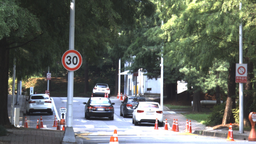
#> input picture skku_0.png, 256 x 144 px, shrunk from 1280 x 720 before the run
$ python two_scale.py
#> lines starting #> are read from the running program, lines starting #| are printed output that depends on the picture

from cv2 import destroyAllWindows, destroyWindow
import numpy as np
import matplotlib.pyplot as plt
import random
import math as m
import cv2 as cv

template = cv.imread("skku_0.png", 0)
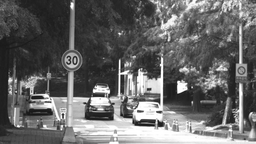
#> template: shape (144, 256); min 17, max 255, mean 102.7
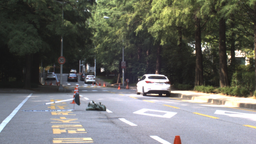
#> input picture skku_1.png, 256 x 144 px, shrunk from 1280 x 720 before the run
np.set_printoptions(suppress=True)
#function for genetic algorithm
def population_init(size_of_population, shape = np.shape(template)):
    #create first resident
    #individual : [scale_percent_x, scale_percent_y]
    population = np.array([[random.uniform(2, 100), random.uniform(2, 100)]], dtype = float)
    #must use loop to create random residents
    for i in range(size_of_population - 1):
        scale_percent_x = random.uniform(2, 100)
        scale_percent_y = random.uniform(2, 100)
        population = np.append(population, np.array([[scale_percent_x, scale_percent_y]]), axis=0)
    return population

def compute_fitness(individual, population_size, template = cv.imread("skku_0.png", 0), img = cv.imread("skku_1.png", 0)):
    #input: individual: 1 x 1
    #dim: height x width
    dim = (int(m.ceil(template.shape[1] * individual[0] / 100)), int(m.ceil(template.shape[0] * individual[1] / 100)))
    similarity_map = cv.matchTemplate(img, cv.resize(template, dim, interpolation=cv.INTER_AREA) , cv.TM_CCOEFF_NORMED)
    minVal, maxVal, minLoc, maxLoc = cv.minMaxLoc(similarity_map)
    return maxLoc, maxVal

def binary_selection(population, population_size):
    random_numbers = np.array([(random.randint(0,population_size-1), random.randint(0,population_size-1)) for _ in range(population_size)])
    population_new = np.zeros(np.shape(population), dtype=float)
    for i in range(population_size):
        a = population[random_numbers[i,0],:]
        b = population[random_numbers[i,1],:]
        if (a[-1] > b[-1]):
            population_new[i] = a
        elif (b[-1] > a[-1]):
            population_new[i] = b
        else:
            population_new[i] = a
    return population_new

def crossover(individual1, individual2, crossover_rate = 0.9, chromosome_length = 2):
    in1_new = individual1.copy()
    in2_new = individual2.copy()
    for i in range(chromosome_length):
        rand_num = random.uniform(0,1)
        if (rand_num < crossover_rate):
            in1_new[i] = individual2[i]
            in2_new[i] = individual1[i]
    return in1_new, in2_new

def mutation(population, size_of_population, mutation_rate = 0.05, chromosome_length = 2):
    for i in range(size_of_population):
        for j in range(chromosome_length):
            a = random.uniform(0,1)
            if (a < mutation_rate):
                population[i,j] = random.uniform(2,100)
    return population

def create_new_population(population, generation, size_of_population, chromosome_length = 2, template = cv.imread("skku_0.png", 0), img = cv.imread("skku_1.png", 0)):
    population_fitness_score = np.zeros((size_of_population, 3), dtype = float)
    for i in range(size_of_population):
        (location, score) = compute_fitness(population[i], size_of_population)
        population_fitness_score[i] = np.array([[location[0], location[1], score]])
    population = np.column_stack([population, population_fitness_score])
    #population: 2d array [scale_percent_x, scale_percent_y, x, y, score]
    selected_population = binary_selection(population, size_of_population)
    #selected_population : 2d array [scale_percent_x, scale_percent_y, x, y, score]
    #take the best location from selected population and its score
    selected_population = selected_population[selected_population[:,-1].argsort()] #sort according to the last column
    #best_location: x, y
    best_scale = selected_population[-1, :2]
    best_location = (selected_population[-1, 2], selected_population[-1, 3])
    best_score = selected_population[-1, -1]
    #crossover for new population
    for i in range(int(size_of_population/2)):
        selected_population[2*i, :2], selected_population[2*i+1, :2] = crossover(selected_population[2*i, :2], selected_population[2*i+1, :2])
    new_population = selected_population[:,:2]
    new_population = np.resize(new_population, (size_of_population, 2))
    new_population = mutation(new_population, size_of_population)
    return best_scale, best_location, best_score, new_population

def main():
    #read and show image
    #template & image format : numpy.ndarray
    template = cv.imread("skku_0.png", 0)
    img = cv.imread("skku_1.png", 0)
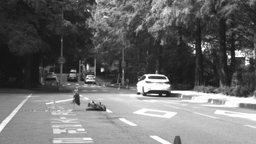
#> img: shape (144, 256); min 19, max 255, mean 106.6

    #New part
    img = cv.equalizeHist(img)
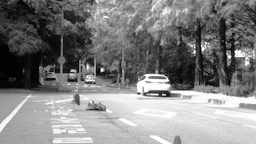
#> img: shape (144, 256); min 0, max 255, mean 128.4
    img1 = cv.imread("skku_1.png", 1)
#> img1 is the input picture: shape (144, 256, 3); mean B, G, R 103.6, 107.8, 106.9
    template1 = cv.imread("skku_0.png", 1)
#> template1 is the input picture: shape (144, 256, 3); mean B, G, R 99.1, 105.3, 100.8

    #Show original image
    img_show = np.squeeze(img1)
    cv.imshow("Original image", img_show)
    k1 = cv.waitKey()
#> (key q is pressed here)
    if k1 == ord('q'):
        cv.destroyWindow(winname="Original image")

    #Show template image
    template_show = np.squeeze(template1)
    cv.imshow("Template", template_show)
    k2 = cv.waitKey()
#> (key q is pressed here)
    if (k2 == ord('q')):
        cv.destroyWindow(winname="Template")

    size_of_population = 30
    chromosome_length = 2
    num_of_generations = 100
    #plotting loss function
    losses = []
    generations_x = [i+1 for i in range(num_of_generations)]
    population = population_init(size_of_population)

    for i in range(num_of_generations):
        (best_scale, best_location, best_score, population) = create_new_population(population, i+1, size_of_population)
#> in compute_fitness, `similarity_map = cv.matchTemplate(img, cv.resize(template, dim, interp..`:
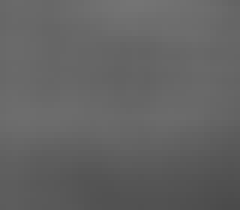
#> similarity_map: shape (35, 40) float32 (shown 6 times larger); min 0.295, max 0.459, mean 0.391
#> in compute_fitness, `minVal, maxVal, minLoc, maxLoc = cv.minMaxLoc(similarity_map)`: minVal = 0.295; maxVal = 0.459; minLoc = (38, 34); maxLoc = (22, 0)
#> in create_new_population, `(location, score) = compute_fitness(population[i], size_of_population)`: score = 0.459
        losses.append(best_score)
        print(f"{i+1} generation")

    plt.plot(generations_x, losses)
    plt.ylabel("Similar values")
    plt.xlabel("Generations")
    plt.title("Genetic Algorithm similarity function")
    plt.show()
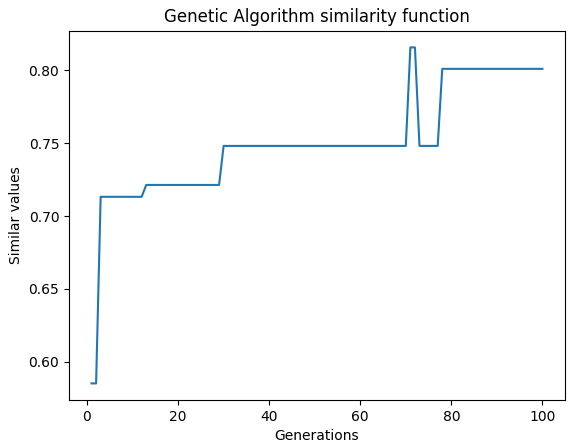
#> figure drawn by matplotlib, 1 panel; curve peaks at x = 71, y = 0.816

    print("Precision: ", best_score)
    print("Best scale: ", best_scale)

    start_point = (int(m.ceil(best_location[1])), int(m.ceil(best_location[0])))
    x_end = int(m.ceil(best_location[0]+(img.shape[1]*best_scale[0])/100))
#> x_end = 159
    y_end = int(m.ceil(best_location[1]+(img.shape[0]*best_scale[1])/100))
#> y_end = 137
    end_point = (x_end, y_end)
#> end_point = (159, 137)

    color = (255, 0, 0)
    image = cv.rectangle(img1, start_point, end_point, color, thickness=2)

    cv.imshow("Result", image)
    k = cv.waitKey()
#> (key q is pressed here)
    if k == ord('q'):
        cv.destroyAllWindows()

if __name__ == "__main__":
    main()
